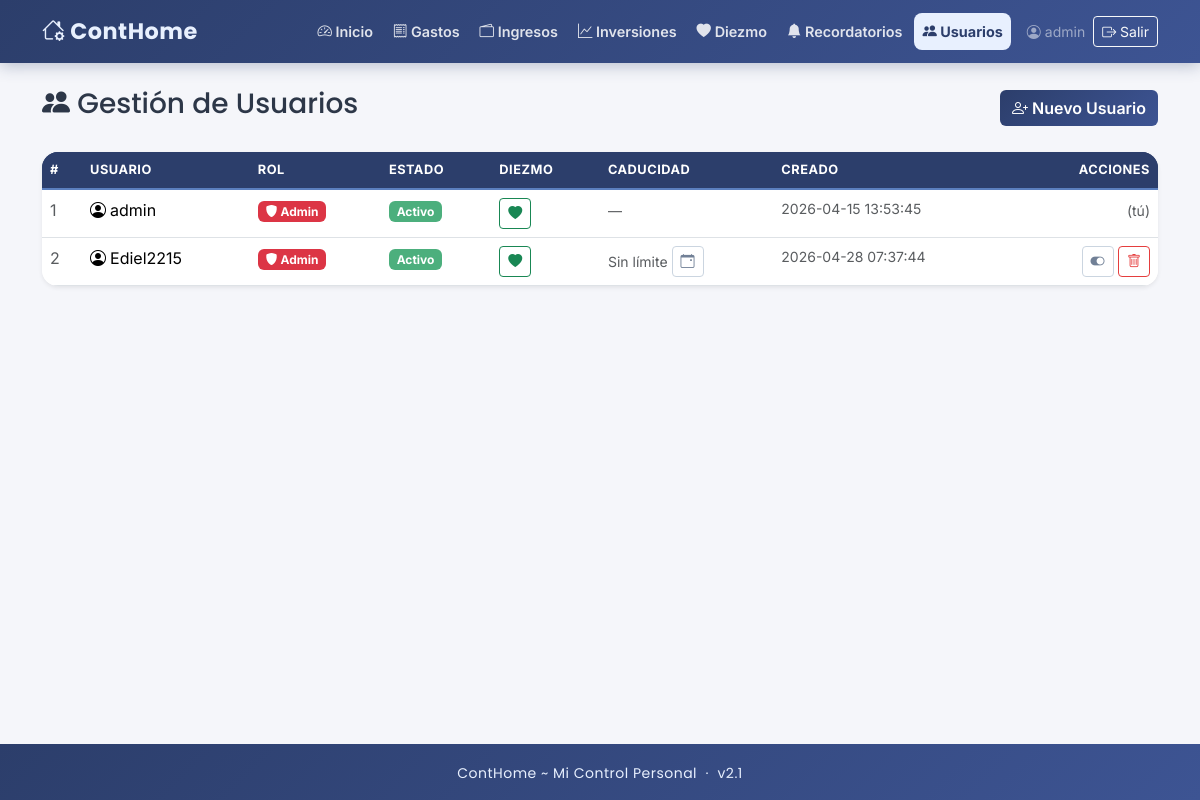
Screenshot of /admin/usuarios (signed in) with the database file from the repository.
### tables this page shows
CREATE TABLE usuarios (
            id INTEGER PRIMARY KEY AUTOINCREMENT,
            username TEXT NOT NULL UNIQUE,
            password_hash TEXT NOT NULL,
            es_admin INTEGER NOT NULL DEFAULT 0,
            activo INTEGER NOT NULL DEFAULT 1,
            created_at TEXT DEFAULT (datetime('now', 'localtime'))
        , diezmo_activo INTEGER NOT NULL DEFAULT 1, fecha_caducidad TEXT);

### app.py (the view)
@app.route('/admin/usuarios')
@admin_required
def admin_usuarios():
    conn = get_db_connection()
    usuarios = conn.execute(
        "SELECT id, username, es_admin, activo, diezmo_activo, fecha_caducidad, created_at FROM usuarios ORDER BY id"
    ).fetchall()
    conn.close()
    return render_template('admin_usuarios.html', usuarios=usuarios, today_str=date.today().isoformat())

### app.py (called while the page is built)
@app.context_processor
def inject_user():
    user = None
    if 'user_id' in session:
        user = get_usuario(session['user_id'])
    return dict(current_user=user)

### auth.py (called while the page is built)
def get_usuario(user_id):
    conn = get_db_connection()
    user = conn.execute("SELECT * FROM usuarios WHERE id = ?", (user_id,)).fetchone()
    conn.close()
    return user

def admin_required(f):
    @wraps(f)
    def decorated(*args, **kwargs):
        if 'user_id' not in session:
            return redirect(url_for('login', next=request.path))
        user = get_usuario(session['user_id'])
        if not user or not user['es_admin']:
            flash('Acceso denegado. Solo el administrador puede hacer eso.', 'danger')
            return redirect(url_for('dashboard'))
        return f(*args, **kwargs)
    return decorated

### database.py (called while the page is built)
def get_db_connection():
    conn = sqlite3.connect(DATABASE)
    conn.row_factory = sqlite3.Row
    conn.execute("PRAGMA foreign_keys = ON")
    return conn

### templates/admin_usuarios.html (shortened to what this page needs)
{% extends 'base.html' %}
{% block content %}
<div class="d-flex justify-content-between align-items-center mb-4">
    <h3><i class="bi bi-people-fill"></i> Gestión de Usuarios</h3>
    <button class="btn btn-primary" data-bs-toggle="modal" data-bs-target="#modalCrear">
        <i class="bi bi-person-plus"></i> Nuevo Usuario
    </button>
</div>
<div class="card shadow-sm">
    <div class="card-body p-0">
        <div class="table-responsive">
        <table class="table table-hover mb-0">
            <thead class="table-dark">
                <tr>
                    <th>#</th>
                    <th>Usuario</th>
                    <th>Rol</th>
                    <th>Estado</th>
                    <th>Diezmo</th>
                    <th>Caducidad</th>
                    <th>Creado</th>
                    <th class="text-end">Acciones</th>
                </tr>
            </thead>
            <tbody>
                {% for u in usuarios %}
                <tr {% if u.fecha_caducidad and u.fecha_caducidad < today_str %}class="table-warning"{% endif %}>
                    <td class="text-muted">{{ u.id }}</td>
                    <td><i class="bi bi-person-circle me-1"></i>{{ u.username }}</td>
                    <td>
                        {% if u.es_admin %}
                            <span class="badge bg-danger"><i class="bi bi-shield-fill"></i> Admin</span>
                        {% else %}
                            <span class="badge bg-secondary">Usuario</span>
                        {% endif %}
                    </td>
                    <td>
                        {% if u.activo %}
                            <span class="badge bg-success">Activo</span>
                        {% else %}
                            <span class="badge bg-warning text-dark">Inactivo</span>
                        {% endif %}
                    </td>
                    <td>
                        <form method="POST" action="{{ url_for('admin_toggle_diezmo', uid_param=u.id) }}" class="d-inline">
                            <button type="submit" class="btn btn-sm {% if u.diezmo_activo %}btn-outline-success{% else %}btn-outline-secondary{% endif %}" title="{{ 'Desactivar diezmo' if u.diezmo_activo else 'Activar diezmo' }}">
                                <i class="bi bi-heart{% if not u.diezmo_activo %}-fill text-muted{% else %}-fill text-success{% endif %}"></i>
                            </button>
                        </form>
                    </td>
                    <td>
                        {% if u.id != current_user['id'] %}
                        <div class="d-flex align-items-center gap-1">
                            {% if u.fecha_caducidad %}
                                <span class="badge {% if u.fecha_caducidad < today_str %}bg-danger{% else %}bg-info text-dark{% endif %} small">
                                    {{ u.fecha_caducidad }}
                                </span>
                            {% else %}
                                <span class="text-muted small">Sin límite</span>
                            {% endif %}
                            <button class="btn btn-sm btn-outline-secondary" title="Editar caducidad"
                                    data-bs-toggle="modal" data-bs-target="#modalCaducidad{{ u.id }}">
                                <i class="bi bi-calendar-event"></i>
                            </button>
                        </div>
                        {% else %}
                        <span class="text-muted small">—</span>
                        {% endif %}
                    </td>
                    <td class="text-muted small">{{ u.created_at }}</td>
                    <td class="text-end">
                        {% if u.id != current_user['id'] %}
                        <form method="POST" action="{{ url_for('admin_toggle_usuario', uid_param=u.id) }}" class="d-inline">
                            <button type="submit" class="btn btn-sm btn-outline-secondary" title="{{ 'Desactivar' if u.activo else 'Activar' }}">
                                <i class="bi bi-{{ 'toggle-on' if u.activo else 'toggle-off' }}"></i>
                            </button>
                        </form>
                        <form method="POST" action="{{ url_for('admin_eliminar_usuario', uid_param=u.id) }}" class="d-inline"
                              onsubmit="return confirm('¿Eliminar usuario {{ u.username }}?')">
                            <button type="submit" class="btn btn-sm btn-outline-danger" title="Eliminar">
                                <i class="bi bi-trash"></i>
                            </button>
                        </form>
                        {% else %}
                        <span class="text-muted small">(tú)</span>
                        {% endif %}
                    </td>
                </tr>
                {% else %}
                <tr><td colspan="8" class="text-center text-muted py-4">No hay usuarios registrados.</td></tr>
                {% endfor %}
            </tbody>
        </table>
        </div>
    </div>
</div>
{% endblock %}

### templates/base.html (shortened to what this page needs)
<!DOCTYPE html>
<html lang="es">
<head>
    <link href="https://cdn.jsdelivr.net/npm/bootstrap@5.3.3/dist/css/bootstrap.min.css" rel="stylesheet">
    <link href="https://cdn.jsdelivr.net/npm/bootstrap-icons@1.11.3/font/bootstrap-icons.min.css" rel="stylesheet">
    <link href="{{ url_for('static', filename='css/styles.css') }}" rel="stylesheet">
</head>
<body>
    <nav class="navbar navbar-expand-lg navbar-dark d-none d-lg-flex">
        <div class="container">
            <a class="navbar-brand" href="{{ url_for('dashboard') }}">
                <i class="bi bi-house-gear"></i> ContHome
            </a>
            <div class="collapse navbar-collapse" id="navbarNav">
                <ul class="navbar-nav ms-auto gap-1">
                    <li class="nav-item">
                        <a class="nav-link {% if request.endpoint == 'dashboard' %}active{% endif %}" href="{{ url_for('dashboard') }}">
                            <i class="bi bi-speedometer2"></i> Inicio
                        </a>
                    </li>
                    <li class="nav-item">
                        <a class="nav-link {% if request.endpoint in ['gastos', 'editar_gasto'] %}active{% endif %}" href="{{ url_for('gastos') }}">
                            <i class="bi bi-receipt"></i> Gastos
                        </a>
                    </li>
                    <li class="nav-item">
                        <a class="nav-link {% if request.endpoint in ['ingresos', 'editar_ingreso'] %}active{% endif %}" href="{{ url_for('ingresos') }}">
                            <i class="bi bi-wallet2"></i> Ingresos
                        </a>
                    </li>
                    <li class="nav-item">
                        <a class="nav-link {% if request.endpoint in ['inversiones', 'detalle_inversion'] %}active{% endif %}" href="{{ url_for('inversiones') }}">
                            <i class="bi bi-graph-up"></i> Inversiones
                        </a>
                    </li>
                    {% if current_user and current_user['diezmo_activo'] %}
                    <li class="nav-item">
                        <a class="nav-link {% if request.endpoint == 'diezmo' %}active{% endif %}" href="{{ url_for('diezmo') }}">
                            <i class="bi bi-heart-fill"></i> Diezmo
                        </a>
                    </li>
                    {% endif %}
                    <li class="nav-item">
                        <a class="nav-link {% if request.endpoint == 'recordatorios' %}active{% endif %} position-relative" href="{{ url_for('recordatorios') }}" id="bellNavDesktop">
                            <i class="bi bi-bell-fill"></i> Recordatorios
                        </a>
                    </li>
                    {% if current_user and current_user['es_admin'] %}
                    <li class="nav-item">
                        <a class="nav-link {% if request.endpoint == 'admin_usuarios' %}active{% endif %}" href="{{ url_for('admin_usuarios') }}">
                            <i class="bi bi-people-fill"></i> Usuarios
                        </a>
                    </li>
                    {% endif %}
                </ul>
                {% if current_user %}
                <div class="d-none d-lg-flex align-items-center ms-3 gap-2">
                    <span class="text-white-50 small"><i class="bi bi-person-circle"></i> {{ current_user['username'] }}</span>
                    <a href="{{ url_for('logout') }}" class="btn btn-sm btn-outline-light">
                        <i class="bi bi-box-arrow-right"></i> Salir
                    </a>
                </div>
                {% endif %}
            </div>
        </div>
    </nav>
    <main class="container my-4 app-content">
        {% block content %}{% endblock %}
    </main>
    <footer class="text-center py-3 mt-5 d-none d-lg-block">
        <small>ContHome ~ Mi Control Personal &nbsp;·&nbsp; v2.1</small>
    </footer>
</body>
</html>

### static/css/styles.css (style rules this page uses)
:root { --azul: #2C3E6B; --azul-light: #3D5493; --azul-claro: #5B7FBF; --celeste: #E8F0FE; --verde: #4CAF7D; --verde-claro: #C8E6D0; --gris: #F5F6FA; --blanco: #FFFFFF; --texto: #2D3748; --texto-light: #718096; --naranja: #E8913A; }
body { background-color: var(--gris); min-height: 100vh; display: flex; flex-direction: column; font-family: 'Inter', sans-serif; color: var(--texto); overscroll-behavior-y: none; -webkit-tap-highlight-color: transparent; }
h1, h2, h3, h4, h5, .navbar-brand { font-family: 'Poppins', sans-serif; }
main { flex: 1; }
.navbar { background: linear-gradient(135deg, var(--azul), var(--azul-light)) !important; box-shadow: 0 3px 15px rgba(44, 62, 107, 0.3); padding: 0.6rem 0; }
.navbar-brand { font-size: 1.4rem; font-weight: 700; color: var(--celeste) !important; letter-spacing: 0.5px; }
.navbar .nav-link { color: rgba(255, 255, 255, 0.85) !important; font-weight: 600; font-size: 0.9rem; padding: 0.5rem 1rem; border-radius: 8px; transition: all 0.3s; }
.navbar .nav-link.active { color: var(--azul) !important; background: var(--celeste); font-weight: 700; }
.card { border: none; border-radius: 16px; box-shadow: 0 2px 12px rgba(44, 62, 107, 0.08); transition: transform 0.2s, box-shadow 0.2s; background: var(--blanco); }
.table { border-radius: 16px; overflow: hidden; }
.table th { font-size: 0.8rem; text-transform: uppercase; letter-spacing: 0.5px; color: var(--azul); background: var(--celeste); border-bottom: 2px solid var(--azul-claro); font-weight: 700; }
.table-dark, .table-dark td, .table-dark th { background-color: var(--azul) !important; color: white !important; }
.btn-primary { background: linear-gradient(135deg, var(--azul), var(--azul-light)); border: none; font-weight: 600; }
.btn-outline-danger { border-color: #E53E3E; color: #E53E3E; }
.btn-outline-secondary { border-color: #CBD5E0; color: var(--texto-light); }
footer { background: linear-gradient(135deg, var(--azul), var(--azul-light)) !important; color: var(--celeste) !important; }
footer small { font-family: 'Poppins', sans-serif; letter-spacing: 0.5px; }
.bg-success { background-color: var(--verde) !important; }

### rows the page displays
usuarios: username "admin", id "1", es_admin 1 (drawn), activo "Activo", diezmo_activo 1 (drawn), created_at "2026-04-15 13:53:45", shows "(tú)"
usuarios: id "2", username "Ediel2215", es_admin 1 (drawn), activo "Activo", diezmo_activo 1 (drawn), shows "Sin límite", created_at "2026-04-28 07:37:44"
